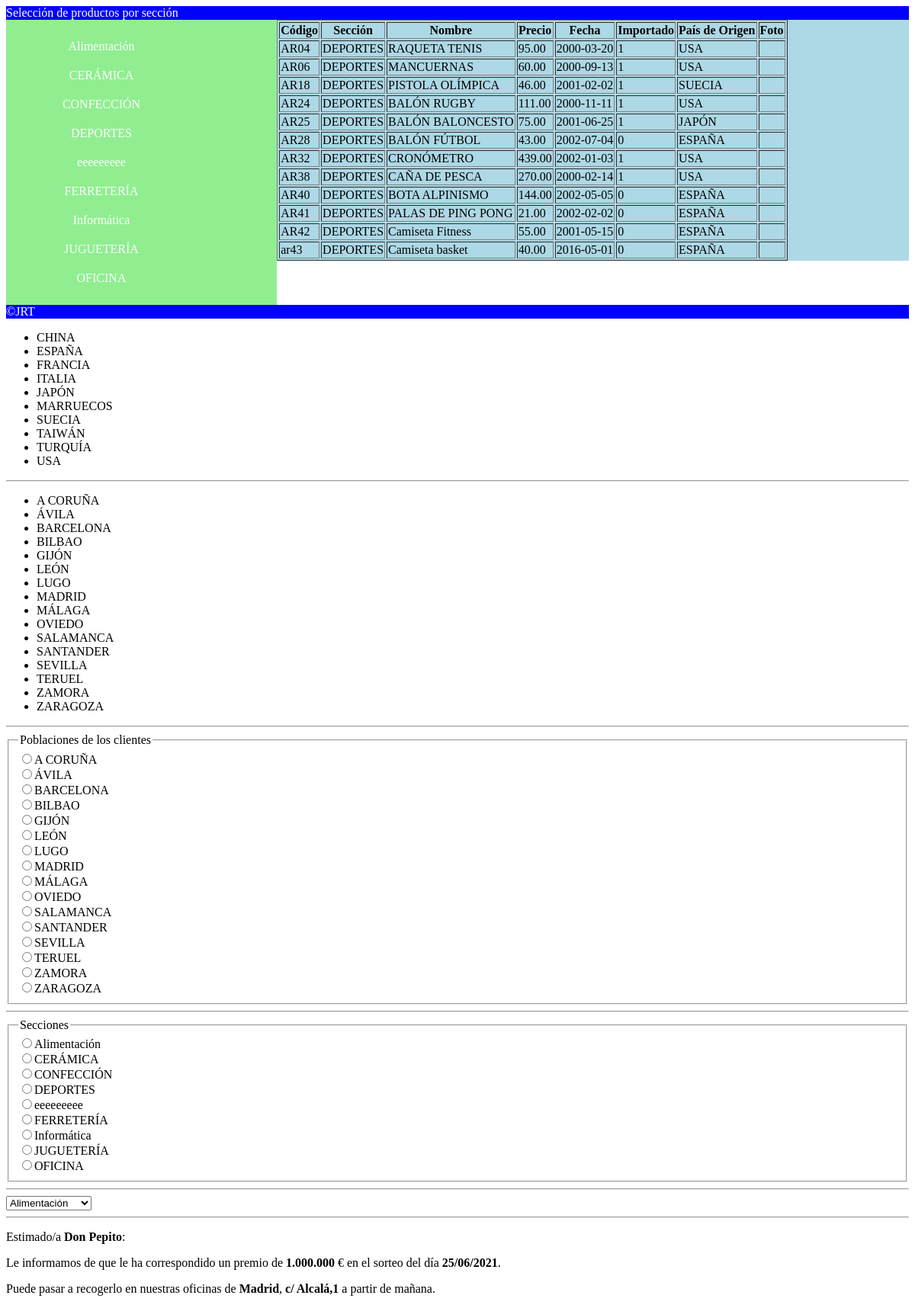
The app's page /php024_BBDD_Menu.php?seccion=DEPORTES with its own data.
### tables this page shows
CREATE TABLE `productos` (
  `prod_codigo` varchar(4) NOT NULL,
  `prod_seccion` varchar(30) DEFAULT NULL,
  `prod_nombre` varchar(30) DEFAULT NULL,
  `prod_precio` decimal(10,2) DEFAULT NULL,
  `prod_fecha` date DEFAULT NULL,
  `prod_importado` tinyint(1) DEFAULT NULL,
  `prod_pais_origen` varchar(30) DEFAULT NULL,
  `prod_foto` mediumblob DEFAULT NULL
);

### php024_Funciones.php (the view, shortened to what this page needs)
<?php
    function Ejecutar_Consulta($sql){
        $array_datos = array();
        $cnx = mysqli_connect("localhost", "root", "", "bd_pedidos");
        mysqli_set_charset($cnx, "UTF8");
        $rs = mysqli_query( $cnx, $sql);
        while ( ($registro = mysqli_fetch_array ($rs, MYSQLI_NUM)) != null){
            $array_datos[] = $registro;
        }
        return $array_datos;
    }
    function Volcar_En_Modo_Table( $sql, $titulo ){
        $datos_a_volcar = Ejecutar_Consulta($sql);
        $tabla = "<table border=1>";
        $tabla .= $titulo;
        for ($i=0; $i<count($datos_a_volcar); $i++){
            $tabla .= "<tr>";
            for ($j=0; $j<count($datos_a_volcar[$i]); $j++){
                $tabla .= "<td>" . $datos_a_volcar[$i][$j] . "</td>";
            }
            $tabla .= "</tr>";
        }
        $tabla .= "</table>";
        return $tabla;
    }
    function Volcar_En_Modo_UL( $sql ){
        $datos_a_volcar = Ejecutar_Consulta($sql);
        $texto = "<ul>";
        for ($i=0; $i<count($datos_a_volcar); $i++){
            $elemento = $datos_a_volcar[$i][0];
            $texto .= "     <li onclick='fEnviar(\"$elemento\")'>" . $elemento . "</li>";
        }
        $texto .= "</ul>";
        return $texto;
    }
    function Volcar_En_Modo_Radio( $sql, $titulo ){
        $datos_devueltos = Ejecutar_Consulta( $sql );
        $texto = "<fieldset>";
        $texto .= "<legend>$titulo</legend>";
        for ($i=0; $i<count($datos_devueltos); $i++){
            $poblacion = $datos_devueltos[$i][0];
            $texto .= "<input type='radio' name='x' value='$poblacion'>" . $poblacion . "<br>";
        }
        $texto .= "</fieldset>";
        return $texto;
    }
    function Volcar_En_Modo_Select( $sql ){
        $datos_devueltos = Ejecutar_Consulta( $sql );
        $texto = "<SELECT>";
        for ($i=0; $i<count($datos_devueltos); $i++){
            $dato = $datos_devueltos[$i][0];
            $texto .= "<option value ='$dato'>" . $dato . "</option>";
        }
        $texto .= "</SELECT>";
        return $texto;
    }
    function Carta_Personalizada($nombre, $premio, $fecha, $poblacion, $direccion){
        $texto = "<p>Estimado/a <b>$nombre</b>:<p>";
        $texto .= "<p>Le informamos de que le ha correspondido un premio de <b>$premio</b> € ";
        $texto .= "en el sorteo del día <b>$fecha</b>.</p>";
        $texto .= "<p>Puede pasar a recogerlo en nuestras oficinas de <b>$poblacion</b>, <b>$direccion</b> a partir de mañana.</p>";
        return $texto;
    }

### php024_BBDD_Menu.php (style rules this page uses)
.nav ul { list-style: none; width: 100%; text-align: center; }
.nav li { width: 150px; padding: 10px; }

### records on screen
productos: prod_codigo "AR04", prod_seccion "DEPORTES", prod_nombre "RAQUETA TENIS", prod_precio "95.00", prod_fecha "2000-03-20", prod_importado "1", prod_pais_origen "USA"
productos: prod_codigo "AR06", prod_seccion "DEPORTES", prod_nombre "MANCUERNAS", prod_precio "60.00", prod_fecha "2000-09-13", prod_importado "1", prod_pais_origen "USA"
productos: prod_codigo "AR18", prod_seccion "DEPORTES", prod_nombre "PISTOLA OLÍMPICA", prod_precio "46.00", prod_fecha "2001-02-02", prod_importado "1", prod_pais_origen "SUECIA"
productos: prod_codigo "AR24", prod_seccion "DEPORTES", prod_nombre "BALÓN RUGBY", prod_precio "111.00", prod_fecha "2000-11-11", prod_importado "1", prod_pais_origen "USA"
productos: prod_codigo "AR25", prod_seccion "DEPORTES", prod_nombre "BALÓN BALONCESTO", prod_precio "75.00", prod_fecha "2001-06-25", prod_importado "1", prod_pais_origen "JAPÓN"
productos: prod_codigo "AR28", prod_seccion "DEPORTES", prod_nombre "BALÓN FÚTBOL", prod_precio "43.00", prod_fecha "2002-07-04", prod_importado "0", prod_pais_origen "ESPAÑA"
productos: prod_codigo "AR32", prod_seccion "DEPORTES", prod_nombre "CRONÓMETRO", prod_precio "439.00", prod_fecha "2002-01-03", prod_importado "1", prod_pais_origen "USA"
productos: prod_codigo "AR38", prod_seccion "DEPORTES", prod_nombre "CAÑA DE PESCA", prod_precio "270.00", prod_fecha "2000-02-14", prod_importado "1", prod_pais_origen "USA"
productos: prod_codigo "AR40", prod_seccion "DEPORTES", prod_nombre "BOTA ALPINISMO", prod_precio "144.00", prod_fecha "2002-05-05", prod_importado "0", prod_pais_origen "ESPAÑA"
productos: prod_codigo "AR41", prod_seccion "DEPORTES", prod_nombre "PALAS DE PING PONG", prod_precio "21.00", prod_fecha "2002-02-02", prod_importado "0", prod_pais_origen "ESPAÑA"
productos: prod_codigo "AR42", prod_seccion "DEPORTES", prod_nombre "Camiseta Fitness", prod_precio "55.00", prod_fecha "2001-05-15", prod_importado "0", prod_pais_origen "ESPAÑA"
productos: prod_codigo "ar43", prod_seccion "DEPORTES", prod_nombre "Camiseta basket", prod_precio "40.00", prod_fecha "2016-05-01", prod_importado "0", prod_pais_origen "ESPAÑA"

### other values on screen
$elemento "Alimentación"
$elemento "CERÁMICA"
$elemento "CONFECCIÓN"
$elemento "DEPORTES"
$elemento "eeeeeeeee"
$elemento "FERRETERÍA"
$elemento "Informática"
$elemento "JUGUETERÍA"
$elemento "OFICINA"
$elemento "CHINA"
$elemento "ESPAÑA"
$elemento "FRANCIA"
$elemento "ITALIA"
$elemento "JAPÓN"
$elemento "MARRUECOS"
